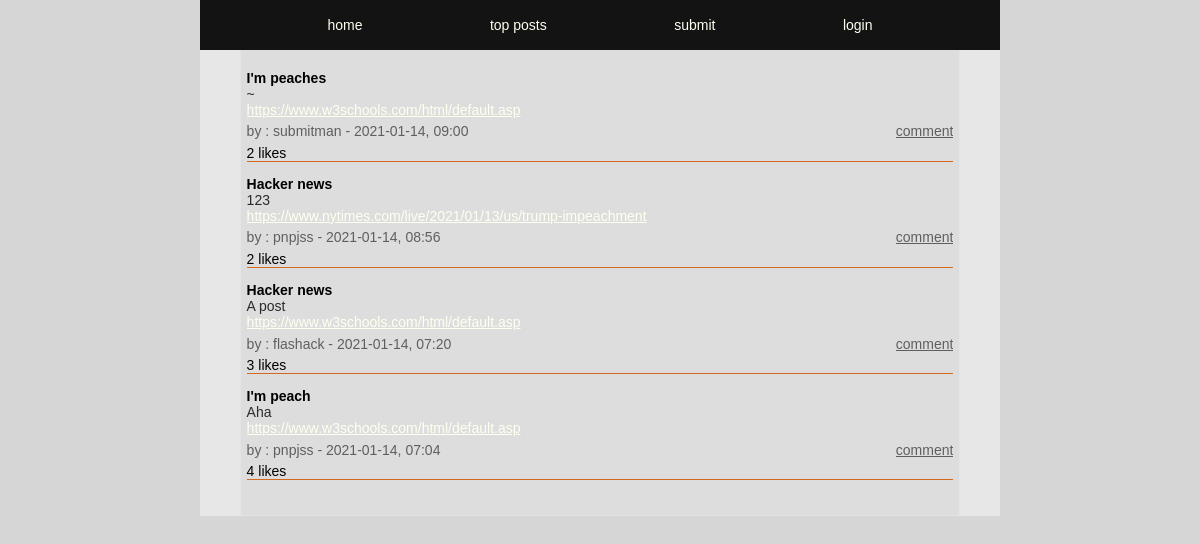
The page / on the database its author committed.
### tables this page shows
CREATE TABLE posts (
id INTEGER PRIMARY KEY AUTOINCREMENT,
title TEXT,
user_id INTEGER,
url TEXT,
description TEXT,
post_date DATETIME);

CREATE TABLE users (
id INTEGER PRIMARY KEY AUTOINCREMENT,
username TEXT NOT NULL UNIQUE,
email TEXT NOT NULL UNIQUE,
firstname TEXT NOT NULL,
lastname TEXT NOT NULL,
passwd TEXT NOT NULL, 
biography TEXT, 
avatar TEXT);

### app/functions.php (called while the page is built, shortened)
<?php
function getLikes($pdo, $postId)
{
    $query = "SELECT COUNT(*) FROM upvotes WHERE post_id = :post_id";
    $statement = $pdo->prepare($query);
    $statement->bindParam(':post_id', $postId, PDO::PARAM_STR);
    $statement->execute();
    $likeCount = $statement->fetch(PDO::FETCH_ASSOC);
    return $likeCount;
}

### index.php (the view, shortened to what this page needs)
<?php
require __DIR__ . ('/app/views/header.php');
require __DIR__ . ('/app/autoload.php');
require __DIR__ . ('/app/views/nav.php');
if (isset($_GET['top-posts'])) {
    $posts = getMostLiked($pdo);
} else {
    $statement = $pdo->query('SELECT posts.*, users.username FROM users INNER JOIN posts ON posts.user_id = users.id ORDER BY post_date DESC');
    $posts = $statement->fetchAll(PDO::FETCH_ASSOC);
}
?>
<main>
    <section>
        <article class="index-container">
            <?php foreach ($posts as $post) : ?>
                <?php $postId = $post['id']; ?>
                <?php $likeCount = getLikes($pdo, $postId); ?>
                <div class="index-title">
                    <h4> <?= $post['title']; ?> </h4>
                </div>
                <div class="index-description">
                    <p><?= $post['description'] ?></p>
                </div>
                <div class="index-url">
                    <a href="<?= $post['url']; ?>"><?= $post['url']; ?></a>
                </div>
                <div class="index-poster-info">
                    <p><?= "by : " . $post['username'] . " - " . $post['post_date']; ?></p>
                    <a href="comments.php?id=<?= $post['id'] ?>&title=<?= $post['title'] ?>">comment</a>
                </div>
                <div class="index-poster-likes">
                    <?= $likeCount['COUNT(*)'] . ' likes ' ?>
                </div>
            <?php endforeach; ?>
        </article>
    </section>
</main>
<?php require __DIR__ . ('/app/views/nav.php'); ?>

### app/assets/style.css (style rules this page uses)
* { box-sizing: border-box; margin: 0; font-family: Verdana, Geneva, Tahoma, sans-serif, Arial, Teko-regular; font-size: 14px; }
body { width: 100%; display: flex; justify-content: center; min-height: 100vh; width: 100%; position: absolute; margin-left: auto; margin-right: auto; background-color: rgb(214, 214, 214); }
a { color :ivory; }
main { display: flex; justify-content: center; height: 100%; width: 100%; background-color: #4e463a; max-width: 800px; }
section { display: flex; justify-content: center; width: 100% ; max-width: 800px; min-height:100% ; margin-top: 50px; background-color: rgb(231, 231, 231); flex-wrap: wrap; }

### app/assets/index.css (style rules this page uses)
.index-container { display: flex; width: 90%; height:auto; flex-wrap: wrap; background-color: rgb(221, 221, 221); border: 1px solid rgb(228, 228, 228); border-top: none; padding: 0.4rem ; padding-bottom: 2.5rem; }
.index-title { height : auto; width: 100%; margin-top: 1rem; }
.index-description { height : auto; word-break: break-all; width:90%; font-size: 16px; color: rgb(43, 43, 43); }
.index-url { width: 80%; overflow: hidden; text-overflow: ellipsis; white-space: nowrap; }
.index-poster-info { padding:0.4rem 0 0.4rem; display: flex; justify-content: space-between; height: auto; width: 100%; font-size: 14px; color: rgb(95, 95, 95); }
.index-poster-info a { color: rgb(95, 95, 95); overflow: hidden; text-overflow: ellipsis; white-space: nowrap; }
.index-poster-likes { display: flex; justify-content: flex-start; width: 100%; background-color: rgb(221, 221, 221); border: none; border-bottom: solid 1px chocolate; }

### rows shown on the page
posts: title "I'm peaches", description "~", url "https://www.w3schools.com/html/default.asp", user.username "submitman", post_date "2021-01-14, 09:00", COUNT "2"
posts: title "Hacker news", description "123", url "https://www.nytimes.com/live/2021/01/13/us/trump-impeachment", user.username "pnpjss", post_date "2021-01-14, 08:56", COUNT "2"
posts: title "Hacker news", description "A post", url "https://www.w3schools.com/html/default.asp", user.username "flashack", post_date "2021-01-14, 07:20", COUNT "3"
posts: title "I'm peach", description "Aha", url "https://www.w3schools.com/html/default.asp", user.username "pnpjss", post_date "2021-01-14, 07:04", COUNT "4"
